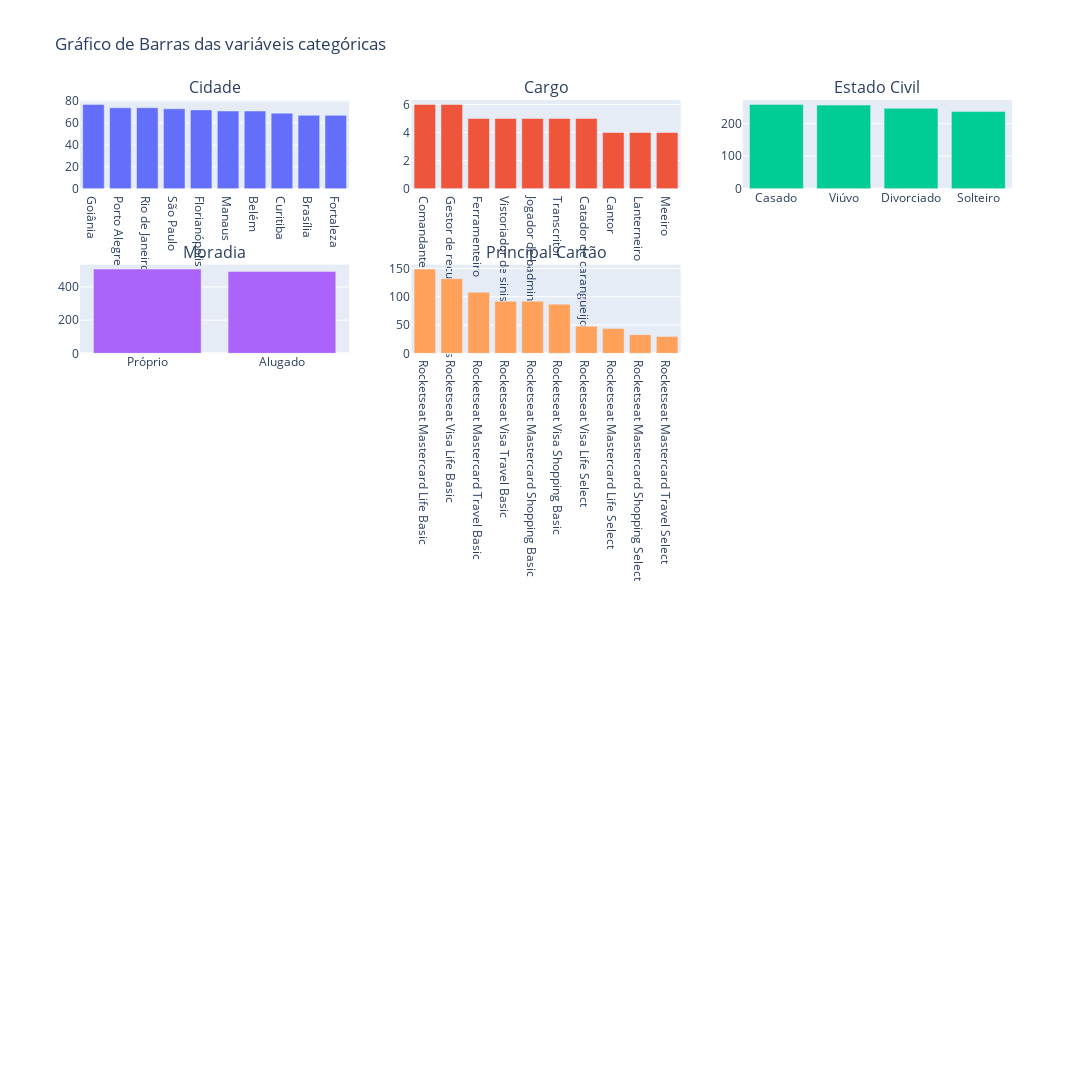

The notebook cell this image was saved under:
### Markdown cell above
## Variáveis categóricas

### Code cell
num_cols = 3

num_rows = math.ceil(len(num_vars)/num_cols)

fig = make_subplots(rows=num_rows, cols=num_cols, subplot_titles=cat_vars)

for i, var in enumerate(cat_vars):
    row = (i // num_cols) + 1
    col = (i % num_cols) + 1

    fig.add_trace(
        go.Bar(x=df_clientes[var].value_counts().index[:10],
               y=df_clientes[var].value_counts().values[:10],
               name=var),
        row=row, col=col
    )

fig.update_layout(
    height=500 * num_rows,
    width=1200,
    title_text='Gráfico de Barras das variáveis categóricas',
    showlegend=False
)

fig.show()

### Figure 1 — Plotly figure (JSON) as saved in the notebook; plotly's stock layout.template omitted (floating-point values rounded to 4 significant figures)
{"data": [{"name": "Cidade", "type": "bar", "x": ["Goiânia", "Porto Alegre", "Rio de Janeiro", "São Paulo", "Florianópolis", "Manaus", "Belém", "Curitiba", "Brasília", "Fortaleza"], "xaxis": "x", "y": [77, 74, 74, 73, 72, 71, 71, 69, 67, 67], "yaxis": "y"}, {"name": "Cargo", "type": "bar", "x": ["Comandante", "Gestor de recursos humanos", "Ferramenteiro", "Vistoriador de sinistros", "Jogador de badminton", "Transcritor", "Catador de carangueijos", "Cantor", "Lanterneiro", "Meeiro"], "xaxis": "x2", "y": [6, 6, 5, 5, 5, 5, 5, 4, 4, 4], "yaxis": "y2"}, {"name": "Estado Civil", "type": "bar", "x": ["Casado", "Viúvo", "Divorciado", "Solteiro"], "xaxis": "x3", "y": [259, 257, 247, 237], "yaxis": "y3"}, {"name": "Moradia", "type": "bar", "x": ["Próprio", "Alugado"], "xaxis": "x4", "y": [507, 493], "yaxis": "y4"}, {"name": "Principal Cartão", "type": "bar", "x": ["Rocketseat Mastercard Life Basic", "Rocketseat Visa Life Basic", "Rocketseat Mastercard Travel Basic", "Rocketseat Visa Travel Basic", "Rocketseat Mastercard Shopping Basic", "Rocketseat Visa Shopping Basic", "Rocketseat Visa Life Select", "Rocketseat Mastercard Life Select", "Rocketseat Mastercard Shopping Select", "Rocketseat Mastercard Travel Select"], "xaxis": "x5", "y": [149, 132, 108, 92, 92, 87, 48, 44, 33, 30], "yaxis": "y5"}], "layout": {"annotations": [{"font": {"size": 16}, "showarrow": false, "text": "Cidade", "x": 0.1444, "xanchor": "center", "xref": "paper", "y": 1.0, "yanchor": "bottom", "yref": "paper"}, {"font": {"size": 16}, "showarrow": false, "text": "Cargo", "x": 0.5, "xanchor": "center", "xref": "paper", "y": 1.0, "yanchor": "bottom", "yref": "paper"}, {"font": {"size": 16}, "showarrow": false, "text": "Estado Civil", "x": 0.8556, "xanchor": "center", "xref": "paper", "y": 1.0, "yanchor": "bottom", "yref": "paper"}, {"font": {"size": 16}, "showarrow": false, "text": "Moradia", "x": 0.1444, "xanchor": "center", "xref": "paper", "y": 0.8194, "yanchor": "bottom", "yref": "paper"}, {"font": {"size": 16}, "showarrow": false, "text": "Principal Cartão", "x": 0.5, "xanchor": "center", "xref": "paper", "y": 0.8194, "yanchor": "bottom", "yref": "paper"}], "height": 3000, "showlegend": false, "title": {"text": "Gráfico de Barras das variáveis categóricas"}, "width": 1200, "xaxis": {"anchor": "y", "domain": [0, 0.2889]}, "xaxis10": {"anchor": "y10", "domain": [0, 0.2889]}, "xaxis11": {"anchor": "y11", "domain": [0.3556, 0.6444]}, "xaxis12": {"anchor": "y12", "domain": [0.7111, 1]}, "xaxis13": {"anchor": "y13", "domain": [0, 0.2889]}, "xaxis14": {"anchor": "y14", "domain": [0.3556, 0.6444]}, "xaxis15": {"anchor": "y15", "domain": [0.7111, 1]}, "xaxis16": {"anchor": "y16", "domain": [0, 0.2889]}, "xaxis17": {"anchor": "y17", "domain": [0.3556, 0.6444]}, "xaxis18": {"anchor": "y18", "domain": [0.7111, 1]}, "xaxis2": {"anchor": "y2", "domain": [0.3556, 0.6444]}, "xaxis3": {"anchor": "y3", "domain": [0.7111, 1]}, "xaxis4": {"anchor": "y4", "domain": [0, 0.2889]}, "xaxis5": {"anchor": "y5", "domain": [0.3556, 0.6444]}, "xaxis6": {"anchor": "y6", "domain": [0.7111, 1]}, "xaxis7": {"anchor": "y7", "domain": [0, 0.2889]}, "xaxis8": {"anchor": "y8", "domain": [0.3556, 0.6444]}, "xaxis9": {"anchor": "y9", "domain": [0.7111, 1]}, "yaxis": {"anchor": "x", "domain": [0.9028, 1.0]}, "yaxis10": {"anchor": "x10", "domain": [0.3611, 0.4583]}, "yaxis11": {"anchor": "x11", "domain": [0.3611, 0.4583]}, "yaxis12": {"anchor": "x12", "domain": [0.3611, 0.4583]}, "yaxis13": {"anchor": "x13", "domain": [0.1806, 0.2778]}, "yaxis14": {"anchor": "x14", "domain": [0.1806, 0.2778]}, "yaxis15": {"anchor": "x15", "domain": [0.1806, 0.2778]}, "yaxis16": {"anchor": "x16", "domain": [0, 0.09722]}, "yaxis17": {"anchor": "x17", "domain": [0, 0.09722]}, "yaxis18": {"anchor": "x18", "domain": [0, 0.09722]}, "yaxis2": {"anchor": "x2", "domain": [0.9028, 1.0]}, "yaxis3": {"anchor": "x3", "domain": [0.9028, 1.0]}, "yaxis4": {"anchor": "x4", "domain": [0.7222, 0.8194]}, "yaxis5": {"anchor": "x5", "domain": [0.7222, 0.8194]}, "yaxis6": {"anchor": "x6", "domain": [0.7222, 0.8194]}, "yaxis7": {"anchor": "x7", "domain": [0.5417, 0.6389]}, "yaxis8": {"anchor": "x8", "domain": [0.5417, 0.6389]}, "yaxis9": {"anchor": "x9", "domain": [0.5417, 0.6389]}}}
